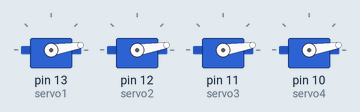
The sketch below on a simulated Arduino Uno, built with avr-gcc and run on an emulated ATmega328P. On the bench: 4 × servo. At 5.5 s the program stops and its outputs stay as they are.

Above: at 0.15 s.
At 0.76 s:
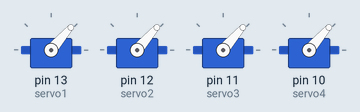
At 1.68 s:
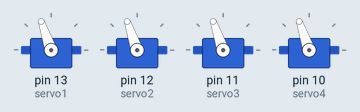
At 2.29 s:
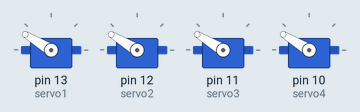
At 2.9 s:
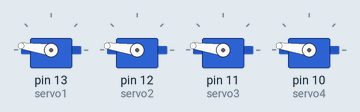
At 5.6 s:
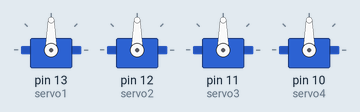
Timing chart, 0 to 7.0 s (numbered marks = the images above):
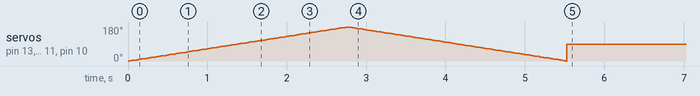

The sketch:

Source_Code.ino
```cpp
#include <Servo.h>


Servo servo1;
Servo servo2;
Servo servo3;
Servo servo4;

void setup() {

  servo1.attach(13);
  servo2.attach(12);
  servo3.attach(11);
  servo4.attach(10);
}

void loop() {

  unsigned long startTime = millis();

  while (millis() - startTime < 2000) {

    for (int pos = 0; pos <= 180; pos += 1) {
      servo1.write(pos);
      servo2.write(pos);
      servo3.write(pos);
      servo4.write(pos);
      delay(15);
    }

    for (int pos = 180; pos >= 0; pos -= 1) {
      servo1.write(pos);
      servo2.write(pos);
      servo3.write(pos);
      servo4.write(pos);
      delay(15);
    }
  }


  servo1.write(90);
  servo2.write(90);
  servo3.write(90);
  servo4.write(90);

  while (true) {

  }
}
```
